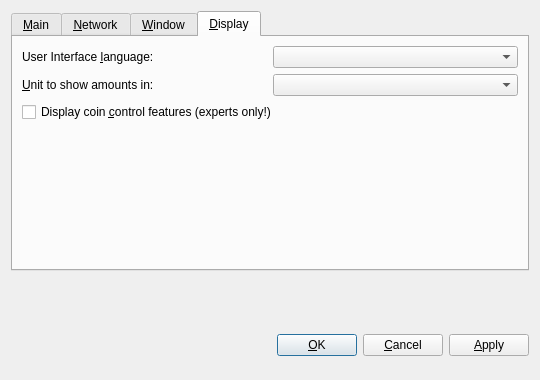
<?xml version="1.0" encoding="UTF-8"?>
<ui version="4.0">
 <class>OptionsDialog</class>
 <widget class="QDialog" name="OptionsDialog">
  <property name="geometry">
   <rect>
    <x>0</x>
    <y>0</y>
    <width>540</width>
    <height>380</height>
   </rect>
  </property>
  <property name="windowTitle">
   <string>Options</string>
  </property>
  <property name="modal">
   <bool>true</bool>
  </property>
  <layout class="QVBoxLayout" name="verticalLayout">
   <item>
    <widget class="QTabWidget" name="tabWidget">
     <property name="tabPosition">
      <enum>QTabWidget::North</enum>
     </property>
     <property name="currentIndex">
      <number>3</number>
     </property>
     <widget class="QWidget" name="tabMain">
      <attribute name="title">
       <string>&amp;Main</string>
      </attribute>
      <layout class="QVBoxLayout" name="verticalLayout_Main">
       <item>
        <widget class="QLabel" name="transactionFeeInfoLabel">
         <property name="text">
          <string>Optional transaction fee per kB that helps make sure your transactions are processed quickly. Most transactions are 1 kB. Fee 0.01 recommended.</string>
         </property>
         <property name="textFormat">
          <enum>Qt::PlainText</enum>
         </property>
         <property name="wordWrap">
          <bool>true</bool>
         </property>
        </widget>
       </item>
       <item>
        <layout class="QHBoxLayout" name="horizontalLayoutFee">
         <item>
          <widget class="QLabel" name="transactionFeeLabel">
           <property name="text">
            <string>Pay transaction &amp;fee</string>
           </property>
           <property name="textFormat">
            <enum>Qt::PlainText</enum>
           </property>
           <property name="buddy">
            <cstring>transactionFee</cstring>
           </property>
          </widget>
         </item>
         <item>
          <widget class="BitcoinAmountField" name="transactionFee"/>
         </item>
         <item>
          <spacer name="horizontalSpacerFee">
           <property name="orientation">
            <enum>Qt::Horizontal</enum>
           </property>
           <property name="sizeHint" stdset="0">
            <size>
             <width>40</width>
             <height>20</height>
            </size>
           </property>
          </spacer>
         </item>
        </layout>
       </item>
       <item>
        <widget class="QLabel" name="reserveBalanceInfoLabel">
         <property name="text">
          <string>Reserved amount does not participate in staking and is therefore spendable at any time.</string>
         </property>
         <property name="textFormat">
          <enum>Qt::PlainText</enum>
         </property>
         <property name="wordWrap">
          <bool>true</bool>
         </property>
        </widget>
       </item>
       <item>
        <layout class="QHBoxLayout" name="horizontalLayoutReserveBalance">
         <item>
          <widget class="QLabel" name="reserveBalanceLabel">
           <property name="text">
            <string>Reserve</string>
           </property>
           <property name="textFormat">
            <enum>Qt::PlainText</enum>
           </property>
           <property name="buddy">
            <cstring>reserveBalance</cstring>
           </property>
          </widget>
         </item>
         <item>
          <widget class="BitcoinAmountField" name="reserveBalance"/>
         </item>
         <item>
          <spacer name="horizontalSpacerReserveBalance">
           <property name="orientation">
            <enum>Qt::Horizontal</enum>
           </property>
           <property name="sizeHint" stdset="0">
            <size>
             <width>40</width>
             <height>20</height>
            </size>
           </property>
          </spacer>
         </item>
        </layout>
       </item>
       <item>
        <layout class="QHBoxLayout" name="horizontalLayout">
         <property name="spacing">
          <number>6</number>
         </property>
         <item>
          <widget class="QLabel" name="labelNotifications">
           <property name="text">
            <string>Notifications</string>
           </property>
          </widget>
         </item>
         <item>
          <widget class="QComboBox" name="comboNotificationLevel">
           <item>
            <property name="text">
             <string>Notify on All</string>
            </property>
           </item>
           <item>
            <property name="text">
             <string>Notify on Send/Receipt of Coins Only</string>
            </property>
           </item>
           <item>
            <property name="text">
             <string>Disable Notifications</string>
            </property>
           </item>
          </widget>
         </item>
         <item>
          <spacer name="horizontalSpacer">
           <property name="orientation">
            <enum>Qt::Horizontal</enum>
           </property>
           <property name="sizeHint" stdset="0">
            <size>
             <width>40</width>
             <height>20</height>
            </size>
           </property>
          </spacer>
         </item>
        </layout>
       </item>
       <item>
        <widget class="QCheckBox" name="bitcoinAtStartup">
         <property name="toolTip">
          <string>Automatically start Givecoin after logging in to the system.</string>
         </property>
         <property name="text">
          <string>&amp;Start Givecoin on system login</string>
         </property>
        </widget>
       </item>
       <item>
        <widget class="QCheckBox" name="detachDatabases">
         <property name="toolTip">
          <string>Detach block and address databases at shutdown. This means they can be moved to another data directory, but it slows down shutdown. The wallet is always detached.</string>
         </property>
         <property name="text">
          <string>&amp;Detach databases at shutdown</string>
         </property>
        </widget>
       </item>
      </layout>
     </widget>
     <widget class="QWidget" name="tabNetwork">
      <attribute name="title">
       <string>&amp;Network</string>
      </attribute>
      <layout class="QVBoxLayout" name="verticalLayout_Network">
       <item>
        <widget class="QCheckBox" name="mapPortUpnp">
         <property name="toolTip">
          <string>Automatically open the Givecoin client port on the router. This only works when your router supports UPnP and it is enabled.</string>
         </property>
         <property name="text">
          <string>Map port using &amp;UPnP</string>
         </property>
        </widget>
       </item>
       <item>
        <widget class="QCheckBox" name="connectSocks">
         <property name="toolTip">
          <string>Connect to the Givecoin network through a SOCKS proxy (e.g. when connecting through Tor).</string>
         </property>
         <property name="text">
          <string>&amp;Connect through SOCKS proxy:</string>
         </property>
        </widget>
       </item>
       <item>
        <layout class="QHBoxLayout" name="horizontalLayout_Network">
         <item>
          <widget class="QLabel" name="proxyIpLabel">
           <property name="text">
            <string>Proxy &amp;IP:</string>
           </property>
           <property name="textFormat">
            <enum>Qt::PlainText</enum>
           </property>
           <property name="buddy">
            <cstring>proxyIp</cstring>
           </property>
          </widget>
         </item>
         <item>
          <widget class="QValidatedLineEdit" name="proxyIp">
           <property name="maximumSize">
            <size>
             <width>140</width>
             <height>16777215</height>
            </size>
           </property>
           <property name="toolTip">
            <string>IP address of the proxy (e.g. 127.0.0.1)</string>
           </property>
          </widget>
         </item>
         <item>
          <widget class="QLabel" name="proxyPortLabel">
           <property name="text">
            <string>&amp;Port:</string>
           </property>
           <property name="textFormat">
            <enum>Qt::PlainText</enum>
           </property>
           <property name="buddy">
            <cstring>proxyPort</cstring>
           </property>
          </widget>
         </item>
         <item>
          <widget class="QLineEdit" name="proxyPort">
           <property name="maximumSize">
            <size>
             <width>55</width>
             <height>16777215</height>
            </size>
           </property>
           <property name="toolTip">
            <string>Port of the proxy (e.g. 9050)</string>
           </property>
          </widget>
         </item>
         <item>
          <widget class="QLabel" name="socksVersionLabel">
           <property name="text">
            <string>SOCKS &amp;Version:</string>
           </property>
           <property name="textFormat">
            <enum>Qt::PlainText</enum>
           </property>
           <property name="buddy">
            <cstring>socksVersion</cstring>
           </property>
          </widget>
         </item>
         <item>
          <widget class="QValueComboBox" name="socksVersion">
           <property name="toolTip">
            <string>SOCKS version of the proxy (e.g. 5)</string>
           </property>
          </widget>
         </item>
         <item>
          <spacer name="horizontalSpacer_Network">
           <property name="orientation">
            <enum>Qt::Horizontal</enum>
           </property>
           <property name="sizeHint" stdset="0">
            <size>
             <width>40</width>
             <height>20</height>
            </size>
           </property>
          </spacer>
         </item>
        </layout>
       </item>
       <item>
        <spacer name="verticalSpacer_Network">
         <property name="orientation">
          <enum>Qt::Vertical</enum>
         </property>
         <property name="sizeHint" stdset="0">
          <size>
           <width>20</width>
           <height>40</height>
          </size>
         </property>
        </spacer>
       </item>
      </layout>
     </widget>
     <widget class="QWidget" name="tabWindow">
      <attribute name="title">
       <string>&amp;Window</string>
      </attribute>
      <layout class="QVBoxLayout" name="verticalLayout_Window">
       <item>
        <widget class="QCheckBox" name="minimizeToTray">
         <property name="toolTip">
          <string>Show only a tray icon after minimizing the window.</string>
         </property>
         <property name="text">
          <string>&amp;Minimize to the tray instead of the taskbar</string>
         </property>
        </widget>
       </item>
       <item>
        <widget class="QCheckBox" name="minimizeOnClose">
         <property name="toolTip">
          <string>Minimize instead of exit the application when the window is closed. When this option is enabled, the application will be closed only after selecting Quit in the menu.</string>
         </property>
         <property name="text">
          <string>M&amp;inimize on close</string>
         </property>
        </widget>
       </item>
       <item>
        <spacer name="verticalSpacer_Window">
         <property name="orientation">
          <enum>Qt::Vertical</enum>
         </property>
         <property name="sizeHint" stdset="0">
          <size>
           <width>20</width>
           <height>40</height>
          </size>
         </property>
        </spacer>
       </item>
      </layout>
     </widget>
     <widget class="QWidget" name="tabDisplay">
      <attribute name="title">
       <string>&amp;Display</string>
      </attribute>
      <layout class="QVBoxLayout" name="verticalLayout_Display">
       <item>
        <layout class="QHBoxLayout" name="horizontalLayout_1_Display">
         <item>
          <widget class="QLabel" name="langLabel">
           <property name="text">
            <string>User Interface &amp;language:</string>
           </property>
           <property name="textFormat">
            <enum>Qt::PlainText</enum>
           </property>
           <property name="buddy">
            <cstring>lang</cstring>
           </property>
          </widget>
         </item>
         <item>
          <widget class="QValueComboBox" name="lang">
           <property name="toolTip">
            <string>The user interface language can be set here. This setting will take effect after restarting Givecoin.</string>
           </property>
          </widget>
         </item>
        </layout>
       </item>
       <item>
        <layout class="QHBoxLayout" name="horizontalLayout_2_Display">
         <item>
          <widget class="QLabel" name="unitLabel">
           <property name="text">
            <string>&amp;Unit to show amounts in:</string>
           </property>
           <property name="textFormat">
            <enum>Qt::PlainText</enum>
           </property>
           <property name="buddy">
            <cstring>unit</cstring>
           </property>
          </widget>
         </item>
         <item>
          <widget class="QValueComboBox" name="unit">
           <property name="toolTip">
            <string>Choose the default subdivision unit to show in the interface and when sending coins.</string>
           </property>
          </widget>
         </item>
        </layout>
       </item>
       <item>
        <widget class="QCheckBox" name="coinControlFeatures">
         <property name="toolTip">
          <string>Whether to show coin control features or not.</string>
         </property>
         <property name="text">
          <string>Display coin &amp;control features (experts only!)</string>
         </property>
        </widget>
       </item>
       <item>
        <spacer name="verticalSpacer_Display">
         <property name="orientation">
          <enum>Qt::Vertical</enum>
         </property>
         <property name="sizeHint" stdset="0">
          <size>
           <width>20</width>
           <height>40</height>
          </size>
         </property>
        </spacer>
       </item>
      </layout>
     </widget>
    </widget>
   </item>
   <item>
    <spacer name="verticalSpacer">
     <property name="orientation">
      <enum>Qt::Vertical</enum>
     </property>
     <property name="sizeHint" stdset="0">
      <size>
       <width>20</width>
       <height>40</height>
      </size>
     </property>
    </spacer>
   </item>
   <item>
    <layout class="QHBoxLayout" name="horizontalLayout_Buttons">
     <item>
      <spacer name="horizontalSpacer_1">
       <property name="orientation">
        <enum>Qt::Horizontal</enum>
       </property>
       <property name="sizeHint" stdset="0">
        <size>
         <width>40</width>
         <height>48</height>
        </size>
       </property>
      </spacer>
     </item>
     <item>
      <widget class="QLabel" name="statusLabel">
       <property name="font">
        <font>
         <weight>75</weight>
         <bold>true</bold>
        </font>
       </property>
       <property name="text">
        <string/>
       </property>
       <property name="textFormat">
        <enum>Qt::PlainText</enum>
       </property>
       <property name="wordWrap">
        <bool>true</bool>
       </property>
      </widget>
     </item>
     <item>
      <spacer name="horizontalSpacer_2">
       <property name="orientation">
        <enum>Qt::Horizontal</enum>
       </property>
       <property name="sizeHint" stdset="0">
        <size>
         <width>40</width>
         <height>48</height>
        </size>
       </property>
      </spacer>
     </item>
     <item>
      <widget class="QPushButton" name="okButton">
       <property name="text">
        <string>&amp;OK</string>
       </property>
      </widget>
     </item>
     <item>
      <widget class="QPushButton" name="cancelButton">
       <property name="text">
        <string>&amp;Cancel</string>
       </property>
       <property name="autoDefault">
        <bool>false</bool>
       </property>
      </widget>
     </item>
     <item>
      <widget class="QPushButton" name="applyButton">
       <property name="text">
        <string>&amp;Apply</string>
       </property>
       <property name="autoDefault">
        <bool>false</bool>
       </property>
      </widget>
     </item>
    </layout>
   </item>
  </layout>
 </widget>
 <customwidgets>
  <customwidget>
   <class>QValidatedLineEdit</class>
   <extends>QLineEdit</extends>
   <header>qvalidatedlineedit.h</header>
  </customwidget>
  <customwidget>
   <class>BitcoinAmountField</class>
   <extends>QLineEdit</extends>
   <header>bitcoinamountfield.h</header>
   <container>1</container>
  </customwidget>
  <customwidget>
   <class>QValueComboBox</class>
   <extends>QComboBox</extends>
   <header>qvaluecombobox.h</header>
  </customwidget>
 </customwidgets>
 <resources/>
 <connections/>
</ui>
